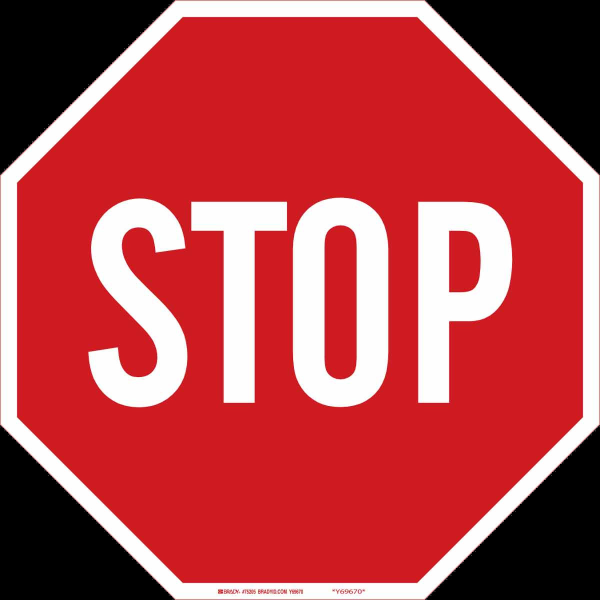
#> input picture net/stop.jpg, 1200 x 1200 px (shown at 1/2 size)
$ python adversarial_generator.py
#> lines starting #> are read from the running program, lines starting #| are printed output that depends on the picture; after the words box and inside, x2 and y2 are one past the last pixel; in counts of white or black regions, pixels touching at a corner belong together
import cv2
import numpy as np
import matplotlib.pyplot as plt

img = cv2.imread('stop.jpg')
#> img is the input picture: shape (1200, 1200, 3); mean B, G, R 73.6, 69.3, 180.9
data = cv2.imread('000046.jpg')
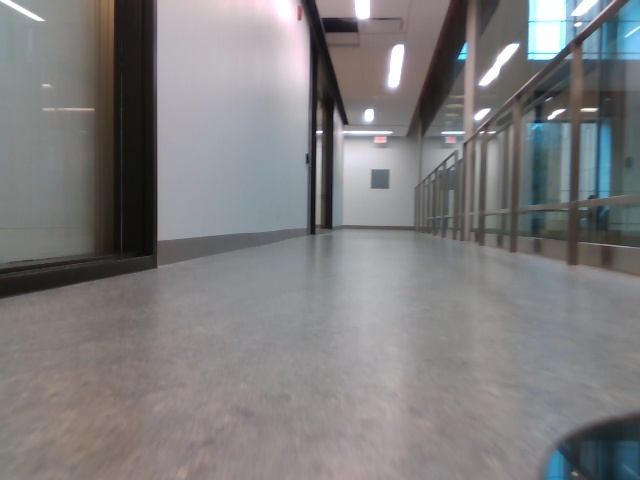
#> input picture net/000046.jpg, 640 x 480 px
#> data is the input picture: shape (480, 640, 3); mean B, G, R 126.2, 125.1, 126.5
rows,cols,ch = img.shape
#> rows = 1200; cols = 1200; ch = 3

dimensions = (1200,1200)
max_x,max_y = dimensions

scale_x = 2
scale_y = 2

offset_x = 500
offset_y = -100

mid_x = 500 + offset_x
mid_y = 500 + offset_y


x_bu = mid_x - 100/2 * scale_x
x_bd = mid_x - 100/2 * scale_x

y_bu = mid_y - 100/2 * scale_y
y_bd = mid_y + 100/2 * scale_y


x_eu = mid_x + 100/2 * scale_x
x_ed = mid_x + 100/2 * scale_x

y_eu = mid_y - 150/2 * scale_y
y_ed = mid_y + 150/2 * scale_y

#[top_left,top_right,bottom_left,bottom_right]
pts1 = np.float32([[0,0],[max_x,0],[0,max_y],[max_x,max_y]])
#pts2 = np.float32([[50,50],[250,0],[50,250],[250,300]])


pts2 = np.float32([[400.0, 450.0], [600.0, 400.0], [400.0, 550.0], [600.0, 600.0]])
#pts2 = np.float32([[300,50],[700,0],[300,250],[700,300]])

pts2 = np.float32([[x_bu,y_bu],[x_eu,y_eu],[x_bd,y_bd],[x_ed,y_ed]])
#print([[x_bu,y_bu],[x_eu,y_eu],[x_bd,y_bd],[x_ed,y_ed]])
#pts2 = np.float32([[x_bu,y_bu],[x_eu,y_eu],[x_bd,y_bd],[x_ed,y_ed]])


M = cv2.getPerspectiveTransform(pts1,pts2)

#dst = cv2.warpPerspective(img,M,(1200,1200))

img1 = img
noise = np.random.rand(1200,1200,3)
mask = img1==[0,0,0]
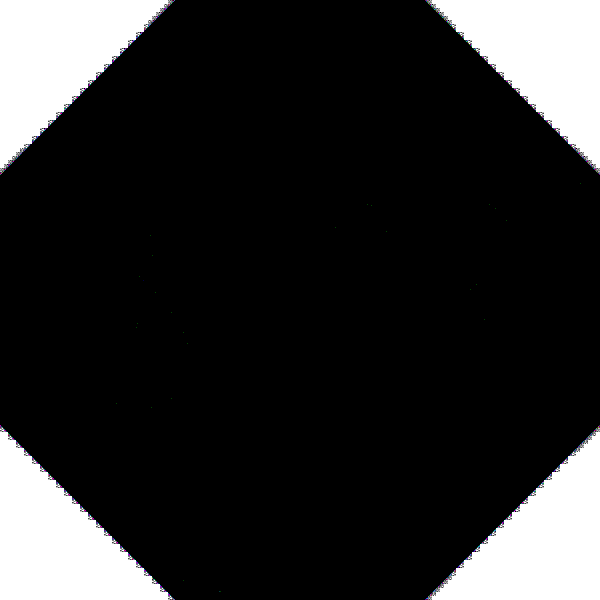
#> mask: shape (1200, 1200, 3) bool (shown at 1/2 size); mean B, G, R 0.168, 0.167, 0.167
noise[mask] = img1[mask]
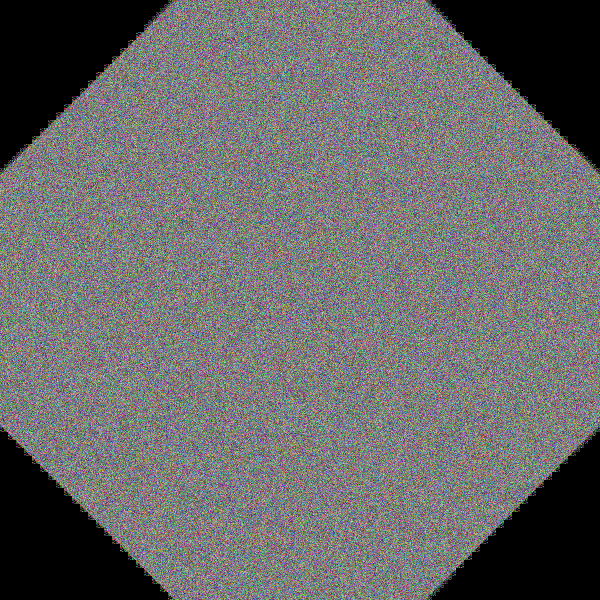
#> noise: shape (1200, 1200, 3) float64 (shown at 1/2 size); mean B, G, R 0.416, 0.416, 0.416


mask = np.random.rand(1200,1200) > 0.5
comb_img = img1.copy()
comb_img[mask] = noise[mask]*255
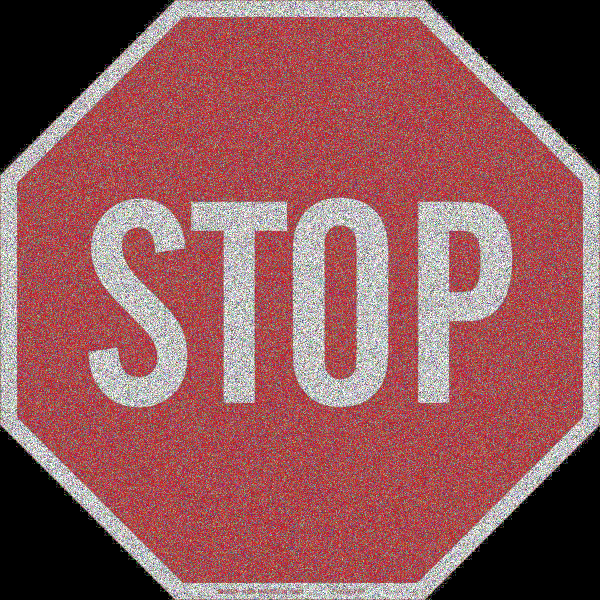
#> comb_img: shape (1200, 1200, 3) (shown at 1/2 size); mean B, G, R 89.7, 87.5, 143.3
comb_img = comb_img.reshape(1200,1200,3)

M = cv2.getPerspectiveTransform(pts1,pts2)
dst = cv2.warpPerspective(comb_img,M,(1200,1200))
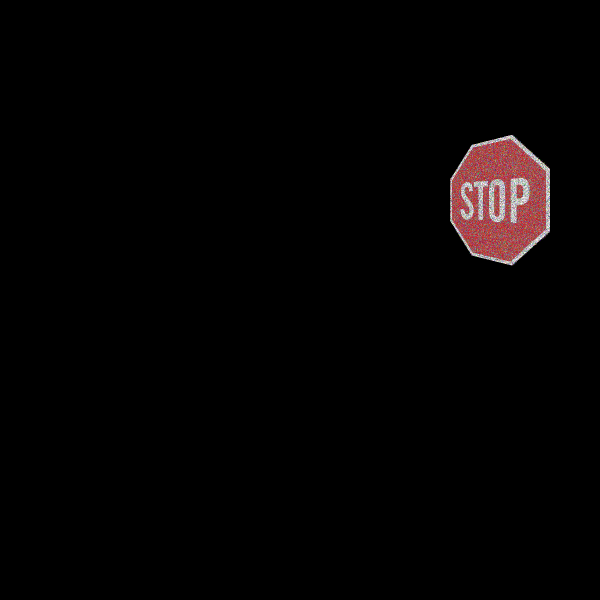
#> dst: shape (1200, 1200, 3) (shown at 1/2 size); mean B, G, R 3.1, 3, 4.9
dim = (640,480)
dst_r = cv2.resize(dst, dim)
mask = dst_r > 0
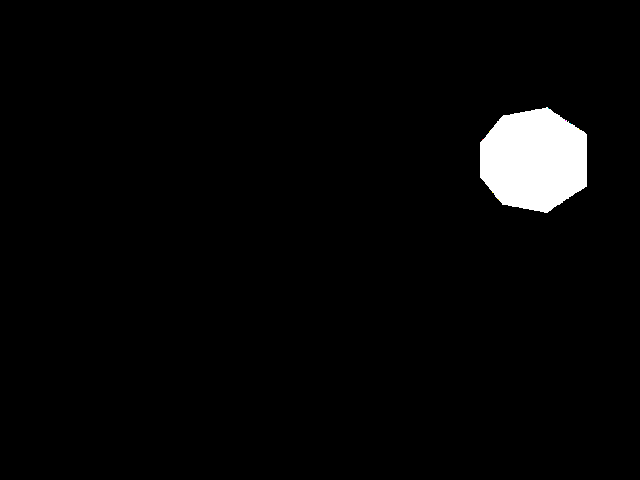
#> mask: shape (480, 640, 3) bool; mean B, G, R 0.0288, 0.0288, 0.0288
data[mask] = dst_r[mask]
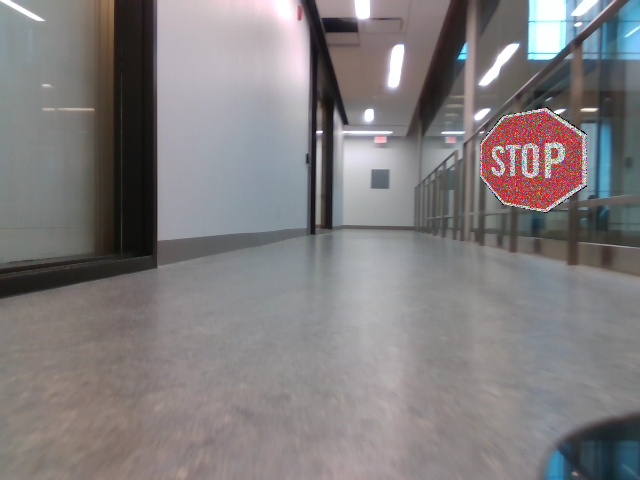
#> data: shape (480, 640, 3); 2.88% of pixels changed, all inside (x1, y1, x2, y2) = (480, 107, 587, 213)


#cv2.imshow('IMAGE',img1)
plt.subplot(141),plt.imshow(img1),plt.title('Input')
plt.subplot(142),plt.imshow(comb_img),plt.title('Noise')
plt.subplot(143),plt.imshow(dst_r),plt.title('Scale+Position')
plt.subplot(144),plt.imshow(data),plt.title('Output')
plt.show()
#> figure, not shown here; B, G, R data is drawn as R, G, B
